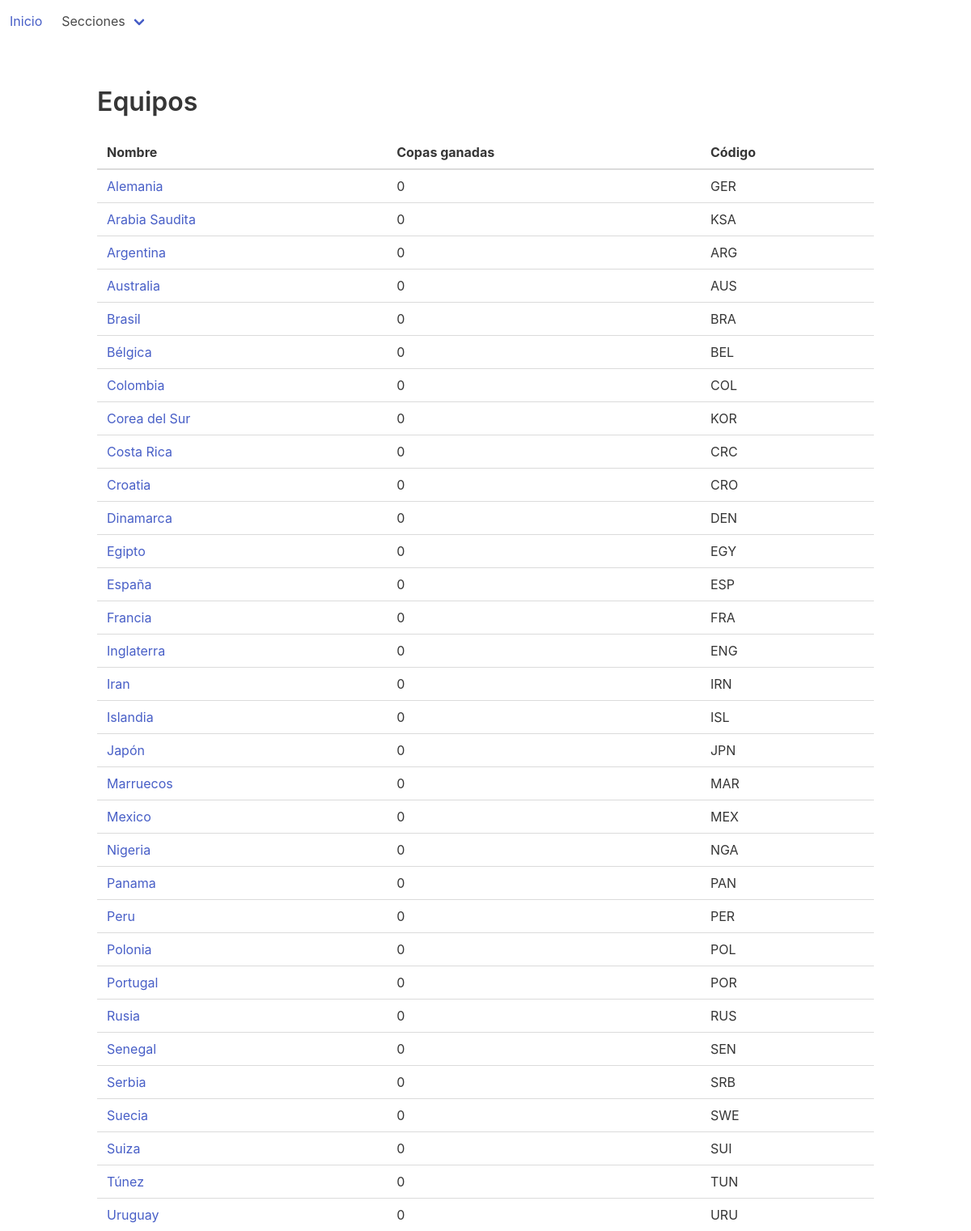
/dashboard/teams, run on the app's committed database.
### dashboard/models.py (models this page shows, shortened)
class Team(models.Model):
    name = models.CharField(max_length=32)
    code = models.CharField(max_length=32)
    cups = models.IntegerField(default=0)
    finals = models.IntegerField(default=0)
    semifinals = models.IntegerField(default=0)
    class Meta:
        ordering = ["name"]

### dashboard/views.py (the view)
class TeamListView(ListView):
    model = Team

### templates/dashboard/team_list.html (shortened to what this page needs)
{% extends 'base.html' %}
{% block content %}
    <h1 class="title">Equipos</h1>
    <table class="table">
        <thead>
        <tr>
            <th>Nombre</th>
            <th>Copas ganadas </th>
            <th>Código</th>
        </tr>
        </thead>
        <tbody>
        {% for team in team_list %}
            <tr>
                <td><a href="{% url 'team-detail' team.pk %}">{{ team.name }}</a></td>
                <td>{{ team.cups }}</td>
                <td>{{ team.code }}</td>
            </tr>
        {% endfor %}
        </tbody>
    </table>
{% endblock %}

### data on the page
Team: name "Alemania", cups "0", code "GER"
Team: name "Arabia Saudita", cups "0", code "KSA"
Team: name "Argentina", cups "0", code "ARG"
Team: name "Australia", cups "0", code "AUS"
Team: name "Brasil", cups "0", code "BRA"
Team: name "Bélgica", cups "0", code "BEL"
Team: name "Colombia", cups "0", code "COL"
Team: name "Corea del Sur", cups "0", code "KOR"
Team: name "Costa Rica", cups "0", code "CRC"
Team: name "Croatia", cups "0", code "CRO"
Team: name "Dinamarca", cups "0", code "DEN"
Team: name "Egipto", cups "0", code "EGY"
Team: name "España", cups "0", code "ESP"
Team: name "Francia", cups "0", code "FRA"
Team: name "Inglaterra", cups "0", code "ENG"
Team: name "Iran", cups "0", code "IRN"
Team: name "Islandia", cups "0", code "ISL"
Team: name "Japón", cups "0", code "JPN"
Team: name "Marruecos", cups "0", code "MAR"
Team: name "Mexico", cups "0", code "MEX"
Team: name "Nigeria", cups "0", code "NGA"
Team: name "Panama", cups "0", code "PAN"
Team: name "Peru", cups "0", code "PER"
Team: name "Polonia", cups "0", code "POL"
Team: name "Portugal", cups "0", code "POR"
Team: name "Rusia", cups "0", code "RUS"
Team: name "Senegal", cups "0", code "SEN"
Team: name "Serbia", cups "0", code "SRB"
Team: name "Suecia", cups "0", code "SWE"
Team: name "Suiza", cups "0", code "SUI"
Team: name "Túnez", cups "0", code "TUN"
Team: name "Uruguay", cups "0", code "URU"
